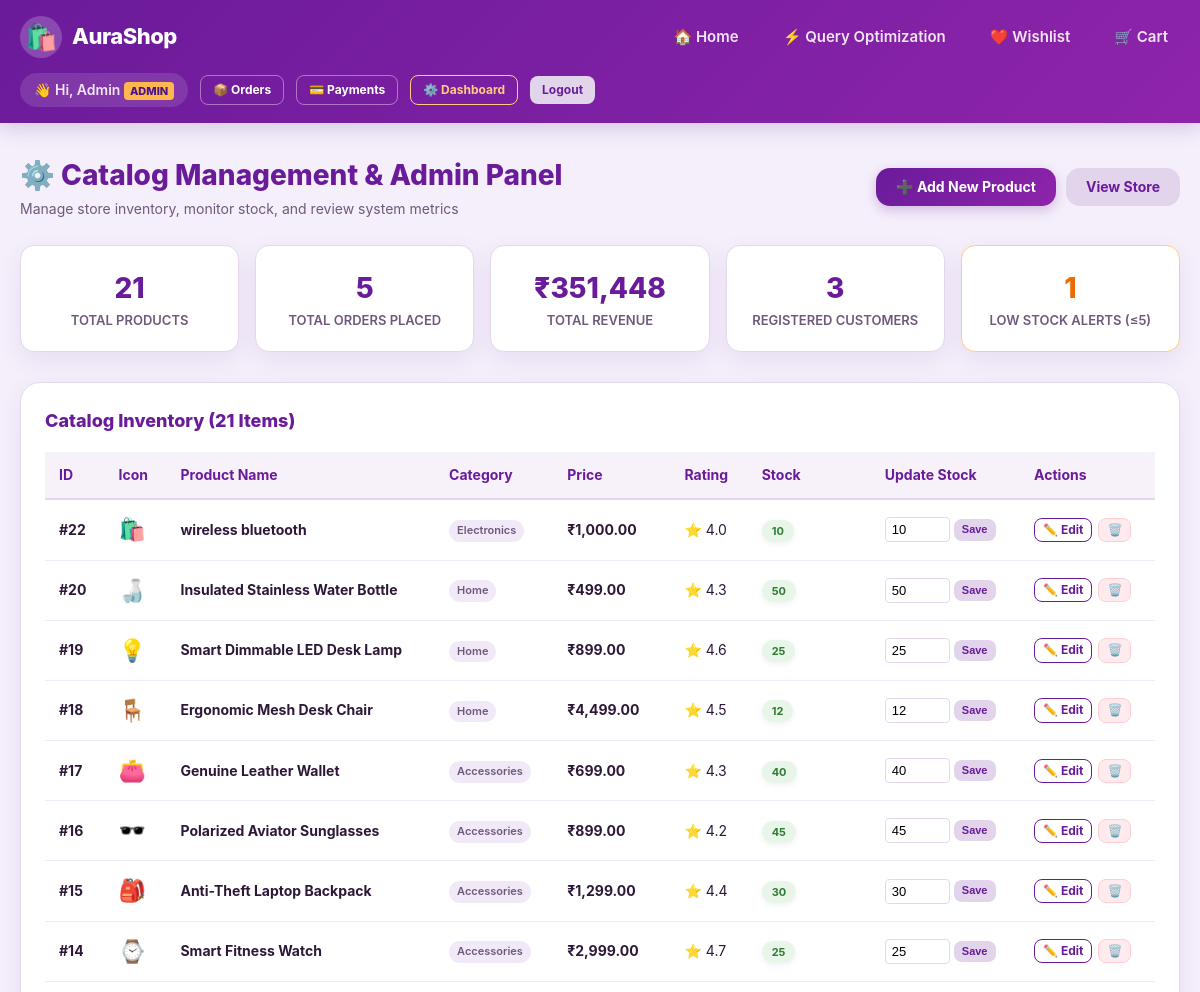
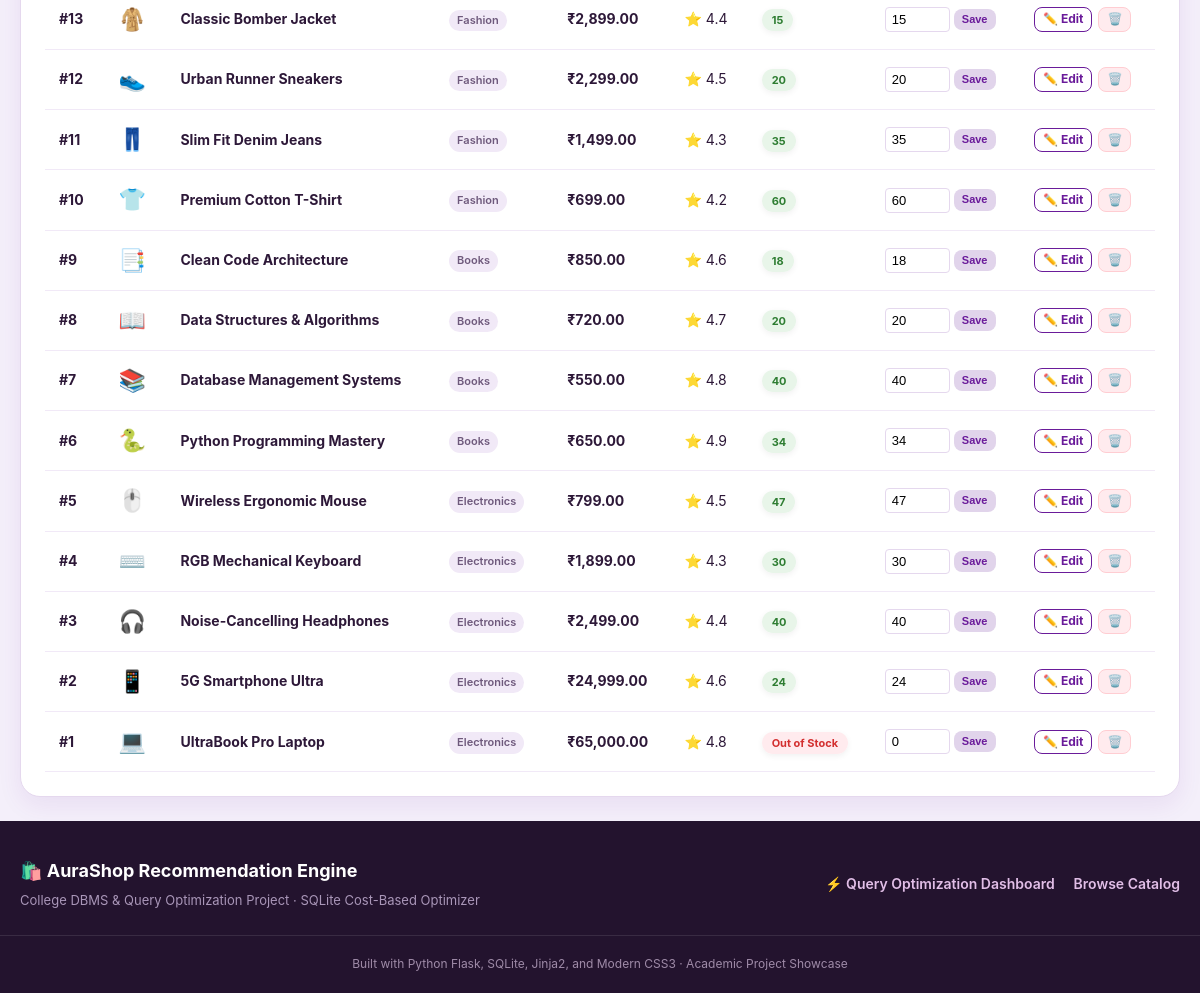
The page /admin (signed in) on the database its author committed (2 pictures, top to bottom).
### tables this page shows
CREATE TABLE users (
                user_id INTEGER PRIMARY KEY AUTOINCREMENT,
                username TEXT,
                full_name TEXT NOT NULL,
                email TEXT UNIQUE NOT NULL,
                password_hash TEXT NOT NULL,
                is_admin INTEGER DEFAULT 0,
                created_at TIMESTAMP DEFAULT CURRENT_TIMESTAMP
            );

CREATE TABLE products (
            product_id INTEGER PRIMARY KEY AUTOINCREMENT,
            name TEXT NOT NULL,
            category TEXT NOT NULL,
            price REAL NOT NULL,
            rating REAL DEFAULT 0,
            stock INTEGER DEFAULT 0,
            description TEXT,
            image TEXT
        );

### app.py (the view)
@app.route("/admin")
@admin_required
def admin_dashboard():
    conn = get_connection()
    products = conn.execute("SELECT * FROM products ORDER BY product_id DESC").fetchall()
    total_products = len(products)
    total_orders = conn.execute("SELECT COUNT(*) FROM orders").fetchone()[0]
    total_revenue = conn.execute("SELECT COALESCE(SUM(total_amount), 0) FROM orders").fetchone()[0]
    total_users = conn.execute("SELECT COUNT(*) FROM users").fetchone()[0]
    low_stock_count = conn.execute("SELECT COUNT(*) FROM products WHERE stock <= 5").fetchone()[0]
    conn.close()
    return render_template(
        "admin.html",
        products=products,
        total_products=total_products,
        total_orders=total_orders,
        total_revenue=total_revenue,
        total_users=total_users,
        low_stock_count=low_stock_count
    )

### app.py (called while the page is built)
def admin_required(f):
    @wraps(f)
    def decorated_function(*args, **kwargs):
        if "user_id" not in session or session.get("is_admin") != 1:
            flash("Access denied. Administrator privileges required.", "danger")
            return redirect(url_for("home"))
        return f(*args, **kwargs)
    return decorated_function

### database.py (called while the page is built)
def get_connection():
    conn = sqlite3.connect(DB_NAME)
    conn.row_factory = sqlite3.Row
    conn.execute("PRAGMA foreign_keys = ON;")
    return conn

### optimizer.py (called while the page is built)
def get_all_categories():
    conn = get_connection()
    rows = conn.execute("SELECT DISTINCT category FROM products ORDER BY category ASC").fetchall()
    conn.close()
    return [r["category"] for r in rows]

### templates/admin.html (shortened to what this page needs)
{% extends "base.html" %}
{% block content %}
<div class="container" style="margin-top: 30px;">
    <div style="display: flex; justify-content: space-between; align-items: center; margin-bottom: 24px; flex-wrap: wrap; gap: 15px;">
        <div>
            <h1 style="font-size: 28px; font-weight: 800; color: var(--primary-color);">⚙️ Catalog Management & Admin Panel</h1>
            <p style="color: var(--text-secondary); font-size: 14px;">Manage store inventory, monitor stock, and review system metrics</p>
        </div>
        <div style="display: flex; gap: 10px;">
            <a href="{{ url_for('admin_add_product') }}" class="btn btn-primary">
                ➕ Add New Product
            </a>
            <a href="{{ url_for('home') }}" class="btn btn-secondary">
                View Store
            </a>
        </div>
    </div>
    <div class="stats-grid">
        <div class="stat-card">
            <div class="stat-number">{{ total_products }}</div>
            <div class="stat-label">Total Products</div>
        </div>
        <div class="stat-card">
            <div class="stat-number">{{ total_orders }}</div>
            <div class="stat-label">Total Orders Placed</div>
        </div>
        <div class="stat-card">
            <div class="stat-number">₹{{ "{:,.0f}".format(total_revenue) }}</div>
            <div class="stat-label">Total Revenue</div>
        </div>
        <div class="stat-card">
            <div class="stat-number">{{ total_users }}</div>
            <div class="stat-label">Registered Customers</div>
        </div>
        <div class="stat-card" style="border-color: {% if low_stock_count > 0 %}#ffcc80{% else %}var(--border-color){% endif %};">
            <div class="stat-number" style="color: {% if low_stock_count > 0 %}var(--warning-color){% else %}var(--success-color){% endif %};">
                {{ low_stock_count }}
            </div>
            <div class="stat-label">Low Stock Alerts (≤5)</div>
        </div>
    </div>
    <div class="admin-table-card">
        <div style="display: flex; justify-content: space-between; align-items: center; margin-bottom: 16px;">
            <h3 style="color: var(--primary-color); font-size: 18px; font-weight: 800;">Catalog Inventory ({{ products|length }} Items)</h3>
        </div>
        <table class="custom-table">
            <thead>
                <tr>
                    <th>ID</th>
                    <th>Icon</th>
                    <th>Product Name</th>
                    <th>Category</th>
                    <th>Price</th>
                    <th>Rating</th>
                    <th>Stock</th>
                    <th>Update Stock</th>
                    <th>Actions</th>
                </tr>
            </thead>
            <tbody>
                {% for p in products %}
                <tr>
                    <td><strong>#{{ p.product_id }}</strong></td>
                    <td style="font-size: 22px;">{{ p.image or '🛍️' }}</td>
                    <td>
                        <a href="{{ url_for('product_details', product_id=p.product_id) }}" style="font-weight: 700; color: var(--text-primary); text-decoration: none;">
                            {{ p.name }}
                        </a>
                    </td>
                    <td><span class="pill-link" style="padding: 2px 8px; font-size: 11px;">{{ p.category }}</span></td>
                    <td><strong>₹{{ "{:,.2f}".format(p.price) }}</strong></td>
                    <td>⭐ {{ "%.1f"|format(p.rating) }}</td>
                    <td>
                        {% if p.stock > 5 %}
                            <span class="stock-tag stock-in" style="position: static;">{{ p.stock }}</span>
                        {% elif p.stock > 0 %}
                            <span class="stock-tag stock-low" style="position: static;">{{ p.stock }} (Low)</span>
                        {% else %}
                            <span class="stock-tag stock-out" style="position: static;">Out of Stock</span>
                        {% endif %}
                    </td>
                    <td>
                        <form action="{{ url_for('admin_update_stock', product_id=p.product_id) }}" method="POST" style="display: flex; gap: 4px; align-items: center;">
                            <input type="number" name="stock" value="{{ p.stock }}" min="0" style="width: 65px; padding: 4px 6px; font-size: 13px; border: 1px solid var(--border-color); border-radius: 4px;">
                            <button type="submit" class="btn btn-sm btn-secondary" style="padding: 4px 8px; font-size: 11px;">Save</button>
                        </form>
                    </td>
                    <td>
                        <div style="display: flex; gap: 6px;">
                            <a href="{{ url_for('admin_edit_product', product_id=p.product_id) }}" class="btn btn-sm btn-outline" style="padding: 4px 8px; font-size: 12px;">
                                ✏️ Edit
                            </a>
                            <form action="{{ url_for('admin_delete_product', product_id=p.product_id) }}" method="POST" onsubmit="return confirm('Are you sure you want to delete \'{{ p.name }}\'?');" style="display: inline;">
                                <button type="submit" class="btn btn-sm btn-danger" style="padding: 4px 8px; font-size: 12px;">
                                    🗑️
                                </button>
                            </form>
                        </div>
                    </td>
                </tr>
                {% endfor %}
            </tbody>
        </table>
    </div>
</div>
{% endblock %}

### templates/base.html (shortened to what this page needs)
<!DOCTYPE html>
<html lang="en">
<head>
    <link rel="stylesheet" href="{{ url_for('static', filename='css/style.css') }}">
</head>
<body>
    <header class="site-header">
        <nav class="navbar">
            <a href="{{ url_for('home') }}" class="brand-logo">
                <div class="brand-icon">🛍️</div>
                <span>AuraShop</span>
            </a>
            <ul class="nav-links">
                <li><a href="{{ url_for('home') }}">🏠 Home</a></li>
                <li><a href="{{ url_for('optimization') }}">⚡ Query Optimization</a></li>
                <li>
                    <a href="{{ url_for('view_wishlist') }}">
                        ❤️ Wishlist
                    </a>
                </li>
                <li>
                    <a href="{{ url_for('view_cart') }}">
                        🛒 Cart
                    </a>
                </li>
            </ul>
            <div class="user-nav">
                {% if current_user %}
                    <span class="user-greeting">
                        👋 Hi, {{ current_user.full_name.split(' ')[0] }}
                        {% if current_user.is_admin == 1 %}
                            <span class="admin-tag">ADMIN</span>
                        {% endif %}
                    </span>
                    <a href="{{ url_for('order_history') }}" class="btn btn-sm btn-outline" style="color: white; border-color: rgba(255,255,255,0.4);">📦 Orders</a>
                    <a href="{{ url_for('payment_history') }}" class="btn btn-sm btn-outline" style="color: white; border-color: rgba(255,255,255,0.4);">💳 Payments</a>
                    {% if current_user.is_admin == 1 %}
                        <a href="{{ url_for('admin_dashboard') }}" class="btn btn-sm btn-outline" style="color: #ffcc80; border-color: #ffcc80;">⚙️ Dashboard</a>
                    {% endif %}
                    <a href="{{ url_for('logout') }}" class="btn btn-sm btn-secondary">Logout</a>
                {% else %}
                    <a href="{{ url_for('login') }}" class="btn btn-sm btn-nav-auth">Sign In</a>
                    <a href="{{ url_for('register') }}" class="btn btn-sm btn-secondary">Register</a>
                {% endif %}
            </div>
        </nav>
    </header>
    <main>
        {% block content %}{% endblock %}
    </main>
    <footer class="site-footer">
        <div class="footer-content">
            <div>
                <div class="footer-brand">🛍️ AuraShop Recommendation Engine</div>
                <p style="font-size: 13px; margin-top: 4px; color: #a996b8;">
                    College DBMS & Query Optimization Project · SQLite Cost-Based Optimizer
                </p>
            </div>
            <div>
                <a href="{{ url_for('optimization') }}" style="color: #e1bee7; text-decoration: none; font-weight: 600; margin-right: 15px;">⚡ Query Optimization Dashboard</a>
                <a href="{{ url_for('home') }}" style="color: #e1bee7; text-decoration: none; font-weight: 600;">Browse Catalog</a>
            </div>
        </div>
        <div class="footer-note">
            Built with Python Flask, SQLite, Jinja2, and Modern CSS3 · Academic Project Showcase
        </div>
    </footer>
</body>
</html>

### rows shown on the page
users: full_name "Admin"
products: product_id "22", image "🛍️", name "wireless bluetooth", category "Electronics", price "1,000.00", rating "4.0", stock "10"
products: product_id "20", image "🍶", name "Insulated Stainless Water Bottle", category "Home", price "499.00", rating "4.3", stock "50"
products: product_id "19", image "💡", name "Smart Dimmable LED Desk Lamp", category "Home", price "899.00", rating "4.6", stock "25"
products: product_id "18", image "🪑", name "Ergonomic Mesh Desk Chair", category "Home", price "4,499.00", rating "4.5", stock "12"
products: product_id "17", image "👛", name "Genuine Leather Wallet", category "Accessories", price "699.00", rating "4.3", stock "40"
products: product_id "16", image "🕶️", name "Polarized Aviator Sunglasses", category "Accessories", price "899.00", rating "4.2", stock "45"
products: product_id "15", image "🎒", name "Anti-Theft Laptop Backpack", category "Accessories", price "1,299.00", rating "4.4", stock "30"
products: product_id "14", image "⌚", name "Smart Fitness Watch", category "Accessories", price "2,999.00", rating "4.7", stock "25"
products: product_id "13", image "🧥", name "Classic Bomber Jacket", category "Fashion", price "2,899.00", rating "4.4", stock "15"
products: product_id "12", image "👟", name "Urban Runner Sneakers", category "Fashion", price "2,299.00", rating "4.5", stock "20"
products: product_id "11", image "👖", name "Slim Fit Denim Jeans", category "Fashion", price "1,499.00", rating "4.3", stock "35"
products: product_id "10", image "👕", name "Premium Cotton T-Shirt", category "Fashion", price "699.00", rating "4.2", stock "60"
products: product_id "9", image "📑", name "Clean Code Architecture", category "Books", price "850.00", rating "4.6", stock "18"
products: product_id "8", image "📖", name "Data Structures & Algorithms", category "Books", price "720.00", rating "4.7", stock "20"
products: product_id "7", image "📚", name "Database Management Systems", category "Books", price "550.00", rating "4.8", stock "40"
products: product_id "6", image "🐍", name "Python Programming Mastery", category "Books", price "650.00", rating "4.9", stock "34"
products: product_id "5", image "🖱️", name "Wireless Ergonomic Mouse", category "Electronics", price "799.00", rating "4.5", stock "47"
products: product_id "4", image "⌨️", name "RGB Mechanical Keyboard", category "Electronics", price "1,899.00", rating "4.3", stock "30"
products: product_id "3", image "🎧", name "Noise-Cancelling Headphones", category "Electronics", price "2,499.00", rating "4.4", stock "40"
products: product_id "2", image "📱", name "5G Smartphone Ultra", category "Electronics", price "24,999.00", rating "4.6", stock "24"
products: product_id "1", image "💻", name "UltraBook Pro Laptop", category "Electronics", price "65,000.00", rating "4.8", shows "Out of Stock", stock "0"

### other values the page prints
{{ total_products }} "21"
{{ total_orders }} "5"
{{ "{:,.0f}".format(total_revenue) }} "351,448"
{{ total_users }} "3"
{{ low_stock_count }} "1"
{{ products|length }} "21"
